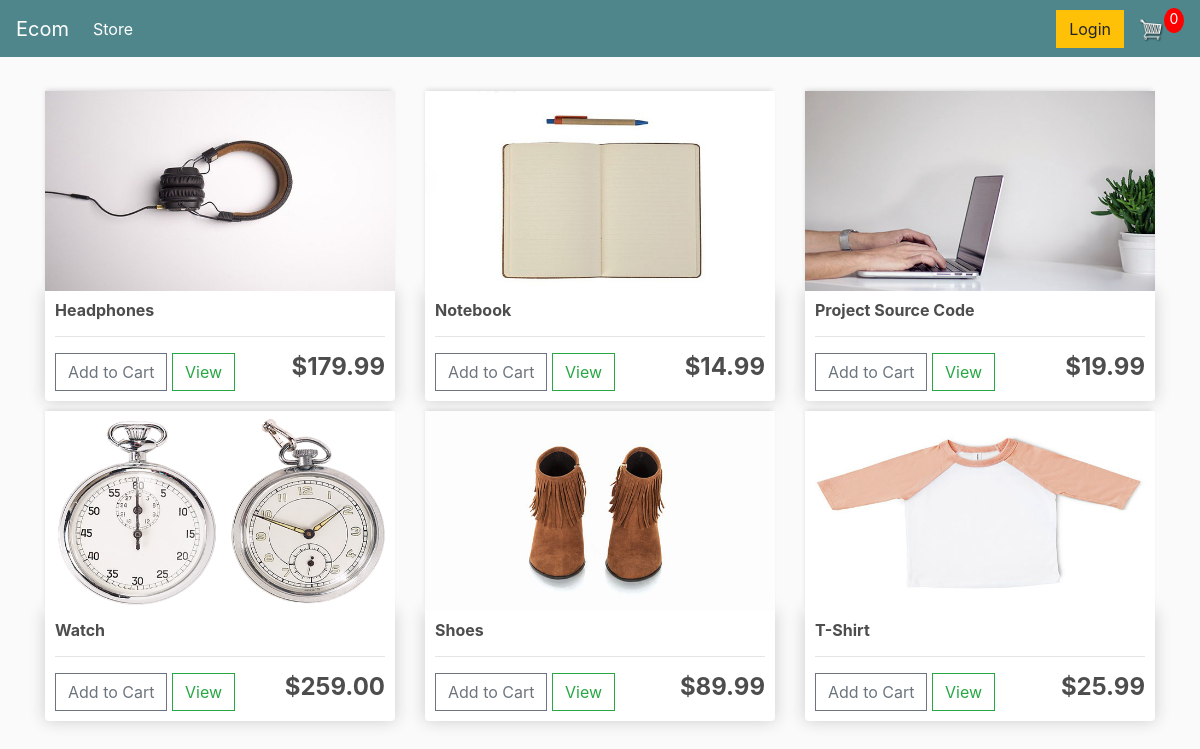
The page / on the database its author committed.
### store/models.py (models this page shows, shortened)
class Product(models.Model):
    name = models.CharField(max_length=200, null=True)
    price = models.DecimalField(max_digits=7, decimal_places=2)
    digital = models.BooleanField(default=False, null=True, blank=False)
    image = models.ImageField(null=True, blank=True)
    @property
    def imageURL(self):
        try:
            url = self.image.url
        except:
            url = ''
        return url

### store/views.py (the view)
# urls.py: path('', include('store.urls'))
def store(request):
	data = cartData(request)
	cartItems = data['cartItems']
	products = Product.objects.all()
	context = {'products':products, 'cartItems':cartItems}
	return render(request, 'store/store.html', context)

### store/utils.py (called while the page is built, shortened)
def cookieCart(request):
	try:
		cart = json.loads(request.COOKIES['cart'])
	except:
		cart = {}
		print('CART:', cart)
	items = []
	order = {'get_cart_total':0, 'get_cart_items':0, 'shipping':False}
	cartItems = order['get_cart_items']
	return {'cartItems':cartItems ,'order':order, 'items':items}

def cartData(request):
	if request.user.is_authenticated:
		customer = request.user.customer
		order, created = Order.objects.get_or_create(customer=customer, complete=False)
		items = order.orderitem_set.all()
		cartItems = order.get_cart_items
	else:
		cookieData = cookieCart(request)
		cartItems = cookieData['cartItems']
		order = cookieData['order']
		items = cookieData['items']
	return {'cartItems':cartItems ,'order':order, 'items':items}

### store/templates/store/store.html
{% extends 'store/main.html' %}
{% load static %}
{% block content %}
	<div class="row">
		{% for product in products %}
		<div class="col-lg-4">
			<img class="thumbnail" src="{{product.imageURL}}">
			<div class="box-element product">
				<h6><strong>{{product.name}}</strong></h6>
				<hr>
				<button data-product="{{product.id}}" data-action="add" class="btn btn-outline-secondary add-btn update-cart">Add to Cart</button>
				<a class="btn btn-outline-success" href="#">View</a>
				<h4 style="display: inline-block; float: right"><strong>${{product.price}}</strong></h4>
			</div>
		</div>
		{% endfor %}
	</div>
{% endblock content %}

### store/templates/store/main.html (shortened to what this page needs)
<!DOCTYPE html>
{% load static %}
<html>
<head>
	<link rel="stylesheet" href="https://stackpath.bootstrapcdn.com/bootstrap/4.4.1/css/bootstrap.min.css">
	<link rel="stylesheet" type="text/css" href="{% static 'css/main.css' %}">
</head>
<body>
	<nav class="navbar navbar-expand-lg navbar-dark bg-dark">
	  <a class="navbar-brand" href="{% url 'store' %}">Ecom</a>
	  <div class="collapse navbar-collapse" id="navbarSupportedContent">
	    <ul class="navbar-nav mr-auto">
	      <li class="nav-item active">
	        <a class="nav-link" href="{% url 'store' %}">Store <span class="sr-only">(current)</span></a>
	      </li>
	    </ul>
	    <div class="form-inline my-2 my-lg-0">
	     	<a href="#"class="btn btn-warning">Login</a>
	     	<a href="{% url 'cart' %}">
	    		<img  id="cart-icon" src="{% static 'images/cart.png' %}">
	    	</a>
	    	<p id="cart-total">{{cartItems}}</p>
	    </div>
	  </div>
	</nav>
     <div class="container">
            <br>
            {% block content %}
            {% endblock content %}
         </div>
</body>
</html>

### static/css/main.css (style rules this page uses)
body { background-color: hsl(0, 0%, 98%); }
h1,h2,h3,h4,h5,h6 { color:hsl(0, 0%, 30%); }
.box-element { box-shadow:hsl(0, 0%, 80%) 0 0 16px; background-color: #fff; border-radius: 4px; padding: 10px; }
.thumbnail { width: 100%; height: 200px; -webkit-box-shadow: -1px -3px 5px -2px rgba(214,214,214,1); -moz-box-shadow: -1px -3px 5px -2px rgba(214,214,214,1); box-shadow: -1px -3px 5px -2px rgba(214,214,214,1); }
.product { border-radius: 0 0 4px 4px; }
.bg-dark { background-color: #4f868c!important; }
#cart-icon { width:25px; display: inline-block; margin-left: 15px; }
#cart-total { display: block; text-align: center; color:#fff; background-color: red; width: 20px; height: 25px; border-radius: 50%; font-size: 14px; }
.col-lg-4, .col-lg-6, .col-lg-8, .col-lg-12 { margin-top: 10px; }
.btn { border-radius: 0; }

### rows shown on the page
Product: imageURL (picture), name "Headphones", price "179.99"
Product: imageURL (picture), name "Notebook", price "14.99"
Product: imageURL (picture), name "Project Source Code", price "19.99"
Product: imageURL (picture), name "Watch", price "259.00"
Product: imageURL (picture), name "Shoes", price "89.99"
Product: imageURL (picture), name "T-Shirt", price "25.99"

### other values the page prints
{{ cartItems }} "0"
